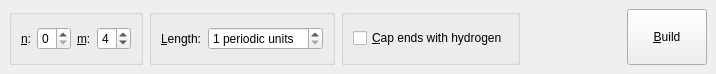
<?xml version="1.0" encoding="UTF-8"?>
<ui version="4.0">
 <class>SWCNTBuilderWidget</class>
 <widget class="QDockWidget" name="SWCNTBuilderWidget">
  <property name="geometry">
   <rect>
    <x>0</x>
    <y>0</y>
    <width>716</width>
    <height>74</height>
   </rect>
  </property>
  <property name="sizePolicy">
   <sizepolicy hsizetype="Maximum" vsizetype="Preferred">
    <horstretch>0</horstretch>
    <verstretch>0</verstretch>
   </sizepolicy>
  </property>
  <property name="windowTitle">
   <string>Nanotube Builder</string>
  </property>
  <widget class="QWidget" name="dockWidgetContents">
   <layout class="QGridLayout" name="gridLayout">
    <item row="0" column="1" colspan="5">
     <layout class="QHBoxLayout" name="horizontalLayout">
      <item>
       <widget class="QGroupBox" name="groupBox">
        <property name="title">
         <string/>
        </property>
        <layout class="QHBoxLayout" name="horizontalLayout_2">
         <item>
          <widget class="QLabel" name="label">
           <property name="text">
            <string>&amp;n:</string>
           </property>
           <property name="buddy">
            <cstring>spin_n</cstring>
           </property>
          </widget>
         </item>
         <item>
          <widget class="QSpinBox" name="spin_n">
           <property name="maximum">
            <number>9</number>
           </property>
          </widget>
         </item>
         <item>
          <widget class="QLabel" name="label_2">
           <property name="text">
            <string>&amp;m:</string>
           </property>
           <property name="buddy">
            <cstring>spin_m</cstring>
           </property>
          </widget>
         </item>
         <item>
          <widget class="QSpinBox" name="spin_m">
           <property name="minimum">
            <number>1</number>
           </property>
           <property name="maximum">
            <number>9</number>
           </property>
           <property name="value">
            <number>4</number>
           </property>
          </widget>
         </item>
        </layout>
       </widget>
      </item>
      <item>
       <widget class="QGroupBox" name="groupBox_2">
        <property name="title">
         <string/>
        </property>
        <layout class="QHBoxLayout" name="horizontalLayout_4">
         <item>
          <widget class="QLabel" name="label_3">
           <property name="text">
            <string>&amp;Length:</string>
           </property>
           <property name="buddy">
            <cstring>spin_length</cstring>
           </property>
          </widget>
         </item>
         <item>
          <widget class="QSpinBox" name="spin_length">
           <property name="suffix">
            <string> periodic units</string>
           </property>
           <property name="minimum">
            <number>1</number>
           </property>
           <property name="maximum">
            <number>99</number>
           </property>
           <property name="value">
            <number>1</number>
           </property>
          </widget>
         </item>
        </layout>
       </widget>
      </item>
      <item>
       <widget class="QGroupBox" name="groupBox_3">
        <property name="title">
         <string/>
        </property>
        <layout class="QHBoxLayout" name="horizontalLayout_3">
         <item>
          <widget class="QCheckBox" name="cb_cap">
           <property name="text">
            <string>&amp;Cap ends with hydrogen</string>
           </property>
          </widget>
         </item>
        </layout>
       </widget>
      </item>
      <item>
       <spacer name="horizontalSpacer">
        <property name="orientation">
         <enum>Qt::Horizontal</enum>
        </property>
        <property name="sizeHint" stdset="0">
         <size>
          <width>40</width>
          <height>20</height>
         </size>
        </property>
       </spacer>
      </item>
      <item>
       <widget class="QPushButton" name="push_build">
        <property name="sizePolicy">
         <sizepolicy hsizetype="Minimum" vsizetype="Minimum">
          <horstretch>0</horstretch>
          <verstretch>0</verstretch>
         </sizepolicy>
        </property>
        <property name="text">
         <string>&amp;Build</string>
        </property>
       </widget>
      </item>
     </layout>
    </item>
   </layout>
  </widget>
 </widget>
 <resources/>
 <connections/>
</ui>
